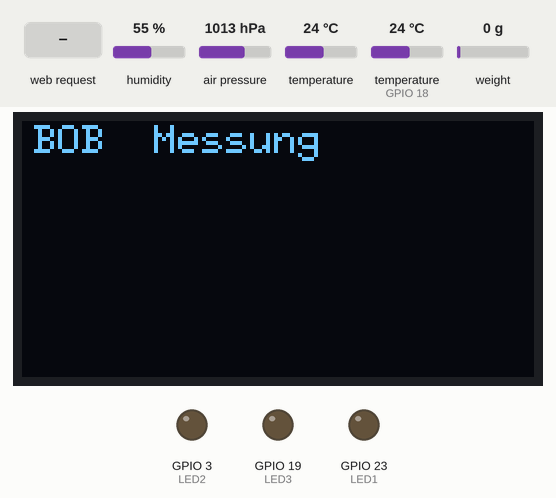
This sketch was run on a simulated ESP32. Shown: 128×64 one-colour display, output pins drawn as LEDs (lit = HIGH). The inputs (shaded band) are chosen by the test bench; at power-on: humidity 55 %, air pressure 1013 hPa, temperature 24 °C, temperature (sensor on GPIO 18) 24 °C, weight on the scale 0 g. WiFi joins after 1.5 s; servers stay silent unless stated; the local clock reads 2024-03-15 10:24:30 at power-on unless the sketch sets it; what the sketch prints to the serial monitor is not drawn.

Above: at 4.8 s.
4.9 s: HTTP request GET /H1 received
At 7.3 s:
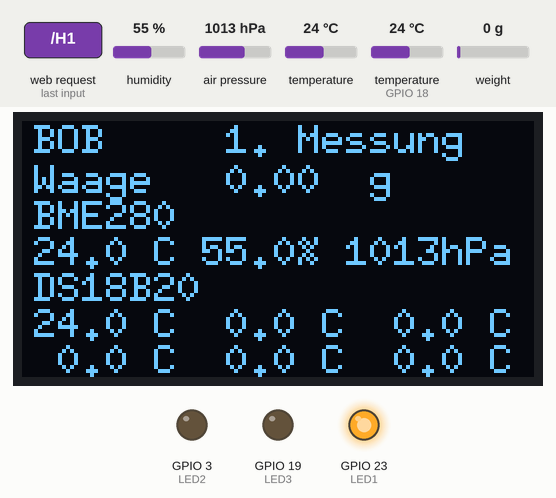
7.6 s: HTTP request GET /H2 received
At 10.0 s:
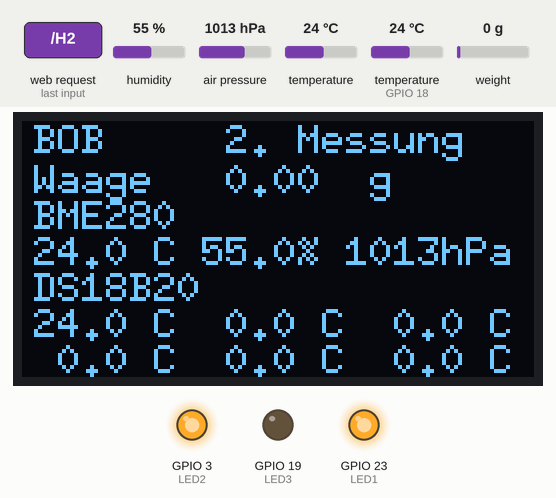
10.3 s: HTTP request GET /L1 received
At 12.7 s:
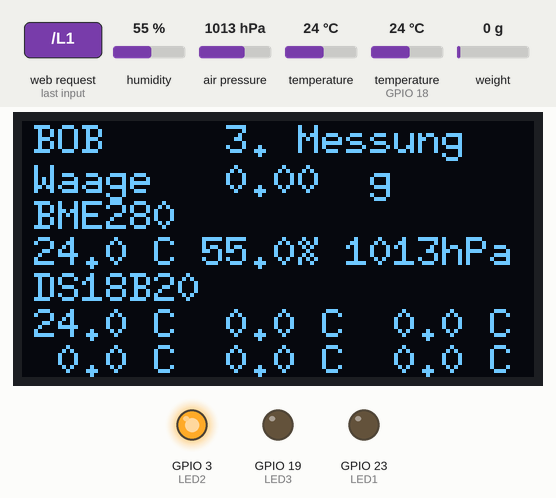
13.0 s: HTTP request GET /H3 received
At 14.6 s:
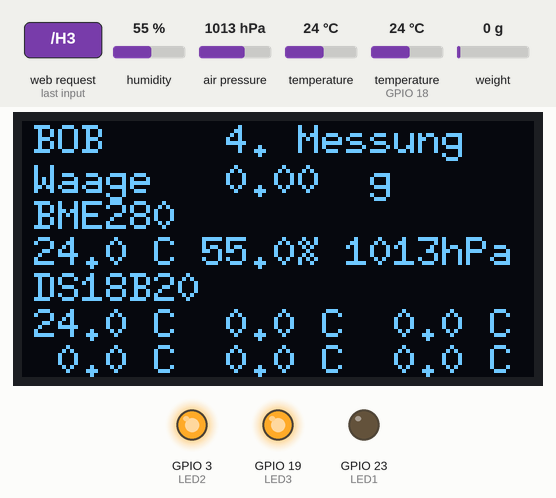
15.7 s: HTTP request GET /L2 received
At 17.5 s:
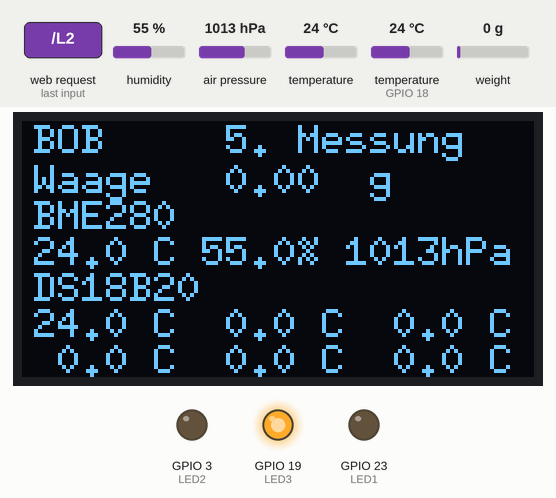
18.4 s: HTTP request GET /L3 received
At 20.2 s:
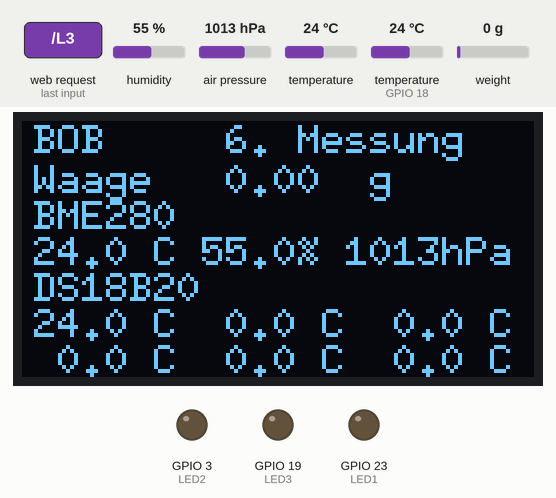
Timing chart, 0 to 21.7 s (numbered marks = the images above; inputs shaded):
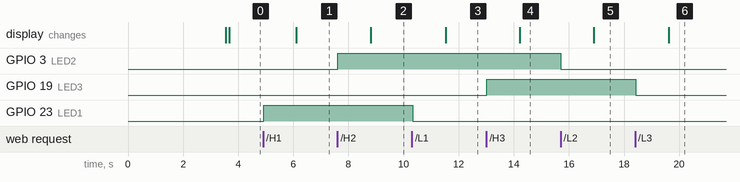

The sketch:

BOB-6-Web-OLED.ino
```cpp
/*   BOB-6-Web-OLED      Webserver in WLAN WlanTest

     Testprogramm für ESP32 Dev Module      Didi Lamken 30.01.2019

     Webserver, Messen BME280, DS18B20, HX711, Schalten von LEDs
*/
// 1. allgemeine Definitionen /////////////////////////////////////
const char* Programmname = "BOB-6-Web-OLED";
const char* ssid     = "WlanTest"; // SSID     des WLAN
const char* password = "WlanTest"; // Passwort des WLAN

// LEDs
#define  LED1 23                            // Pin der LED
#define  LED2  3                            // Pin der LED
#define  LED3 19                            // Pin der LED

// allgemeine Variable
int      Counter = 0;                       // Zähler Webseiten-Aufrufe

// I2C-OLED-Display 1,3"
#define OLEDpinSCL   22                     // SCL = SysClocK
#define OLEDpinSDA   21                     // SDA = SysDAta
#define OLEDpinRST   16                     // RST = ReSet
#include <U8g2lib.h>
U8G2_SSD1306_128X64_NONAME_F_HW_I2C u8g2(U8G2_R0, OLEDpinRST, OLEDpinSCL, OLEDpinSDA );

// ESP32-Webserver
#include <WiFi.h>
WiFiServer server(80);                      // Port 80

// NTP-Zeit
#include "time.h"
const char* ntpServer          = "pool.ntp.org";
const long  gmtOffset_sec      = 3600;
const int   daylightOffset_sec = 3600;
char        chDatum[25];
char        chZeit[9];

// BME280 Sensor für Luft-Temperatur, -Feuchte und -Druck
#include <Wire.h>
#include <Adafruit_BME280.h>
char     chBME280tmp[6];
char     chBME280hum[6];
char     chBME280dru[7];
Adafruit_BME280 bme;

// DS18B20 1-wire Sensor für Temperatur
#define DS18B20Pin 18                       // GPIO-Pin für OneWire DS18B20
int     DS18B20anz = 6;                     // Anzahl Sensoren
float   DS18B20temp[10];                    // Temperaturen
float   DS18B20korr[] = {0.0, 0.0,  0.0,  0.0,  0.0,  0.0, 0.0, 0.0, 0.0, 0.0 };
String  strDS18B20temp[10];
#include <OneWire.h>
#include <DallasTemperature.h>
OneWire oneWire(DS18B20Pin);
DallasTemperature DS18B20(&oneWire);
char     chTmp[6];
char     chTmp1[6], chTmp2[6], chTmp3[6];
char     chTmp4[6], chTmp5[6], chTmp6[6];

// Waage mit ADW HX711
#define  HX711PinDT    17                   // Pin für Data
#define  HX711PinSCK   16                   // Pin für System Clock
float    HX711skala    = 3480.0;            // Skalierung      100 g
char     chHX711kg[3]  = "g ";
// float HX711skala    = 11600.0;           // Skalierung H40A 200 kg
// char  chHX711kg[3]  = "kg";
char     chHX711gew[7] = "0.00";
float    unitsalt      =      0;
#include "HX711.h"
HX711 scale(HX711PinDT, HX711PinSCK);

// 2. Setup wird beim Start einmal durchlaufen /////////////////////////////////////
void setup()
{
  Serial.begin(115200);                     // serielle Schnittstelle
  Serial.println(Programmname);

  // LEDs
  pinMode(LED1, OUTPUT);                    // set the LED pin mode
  digitalWrite(LED1, LOW);                  // LED aus
  pinMode(LED2, OUTPUT);                    // set the LED pin mode
  digitalWrite(LED2, LOW);                  // LED aus
  pinMode(LED3, OUTPUT);                    // set the LED pin mode
  digitalWrite(LED3, LOW);                  // LED aus

  // Sensor BME280
  bool status;                              // Sensor BME280
  status = bme.begin(0x76);
  Serial.println("BME280 gestartet");

  // DS18B20
  DS18B20.begin();                          // DS18B20 initialisieren
  Serial.println("DS18B20 gestartet");

  // WLAN
  Serial.println();                         // Verbindung mit WLAN
  Serial.print("Verbinden mit ");
  Serial.print(ssid);
  WiFi.begin(ssid, password);               // Verbindung aufbauen
  while (WiFi.status() != WL_CONNECTED)
  {
    delay(100); Serial.print(".");          // warten
  }
  Serial.println("");
  Serial.print("Verbunden mit ");           // Verbindung aufgebaut
  Serial.println(ssid);
  Serial.print("IP Adresse: ");
  Serial.print(WiFi.localIP());
  Serial.print(" MAC Adresse: ");
  Serial.println(WiFi.macAddress());
  server.begin();
  Serial.println("Server gestartet");

  // init and get the time
  configTime(gmtOffset_sec, daylightOffset_sec, ntpServer);
  printLocalTime();

  // Waage mit ADW HX711
  scale.set_scale(HX711skala);              // Skalierung
  scale.tare();                             // bei leerer Waage
  scale.tare();                             // bei leerer Waage
  Serial.println("Waage gestartet");

  // I2C-OLED-Display 1,3"
  u8g2.begin();                             // Initialize the graphics library
  u8g2.setFont(u8g2_font_6x10_tf);
  delay(100);
  Serial.println("I2C-OLED-Display gestartet");

  int  zeile     = 0;
  char chBuffer[200];
  // Ausgabe auf I2C-OLED-Display 1,3"
  u8g2.clearBuffer();                       // Clear the display buffer
  zeile = 1;
  sprintf(chBuffer, "BOB  Messung" );
  u8g2.drawStr(3, (zeile) * 8, chBuffer);   // x, y, Text
  u8g2.sendBuffer();                        // Send the display buffer
}

// Ausgabe lokale Zeit    Funktion zum Auslesen  /////////////////////////////////////
void printLocalTime()
{
  struct tm timeinfo;
  if (!getLocalTime(&timeinfo)) {
    Serial.println("Failed to obtain time");
    return;
  }
  //Serial.println(&timeinfo, "%A, %B %d %Y %H:%M:%S");
  Serial.println(&timeinfo, "%a, %d.%b.%Y %H:%M:%S");
  //Serial.println(&timeinfo, " %d.%b.%Y %H:%M:%S");
}

// BME280  Funktion zum Auslesen  /////////////////////////////////////
void getBME280()                            // Auslesen des BME280
{
  float   h, t, p;
  char    chBuffer[80];
  t = bme.readTemperature();
  h = bme.readHumidity();
  p = bme.readPressure() / 100.0;
  /*  Serial.print("BME280:  Temp: ");      // Ausgabe unformatiert
    Serial.print(t);
    Serial.print("°C  Feuchte: ");
    Serial.print(h);
    Serial.print("%rel.  Druck: ");
    Serial.print(p);
    Serial.println("hPa");
  */
  dtostrf(t, 4, 1, chBME280tmp);
  dtostrf(h, 4, 1, chBME280hum);
  dtostrf(p, 4, 0, chBME280dru);            // Ausgabe formatiert
  sprintf(chBuffer, "BME280:  Temp: %s°C  Feuchte: %s%%rel.  Druck: %shPa", chBME280tmp, chBME280hum, chBME280dru );
  Serial.println(chBuffer);
  delay(100);
}

// DS18B20  Funktion zum Auslesen  /////////////////////////////////////
void getDS18B20()                           // Auslesen
{
  int   i      = 0;                         // Laufvariable
  String  strBuffer = "DS18B20: ";
  // char    chTmp[6];

  DS18B20.requestTemperatures();
  // Serial.print("DS18B20: ");
  for (i = 0; i < DS18B20anz; i++)
  {
    DS18B20temp[i] = DS18B20.getTempCByIndex(i);
    float fTmp = DS18B20temp[i] + DS18B20korr[i];
    if ( fTmp <  -100.0 ) { fTmp = 0.0; }
    //    Serial.print(fTmp);               // unformatierte Ausgabe
    //    Serial.print("°C ");
    dtostrf(fTmp, 4, 1, chTmp);
    strDS18B20temp[i] = chTmp;              // String-Array für WebServer
    strBuffer = strBuffer + chTmp + "°C ";  // String für Ausgabe
  }
  strDS18B20temp[0].toCharArray(chTmp1, 6);
  strDS18B20temp[1].toCharArray(chTmp2, 6);
  strDS18B20temp[2].toCharArray(chTmp3, 6);
  strDS18B20temp[3].toCharArray(chTmp4, 6);
  strDS18B20temp[4].toCharArray(chTmp5, 6);
  strDS18B20temp[5].toCharArray(chTmp6, 6);
  // Serial.println(" ");
  Serial.println(strBuffer);                // formatierte Ausgabe
}

// HX711 AnalogDigitalWandler für Wägezelle
void getHX711()
{
  char    chBuffer[80];
  scale.power_up();                         // ADC wake up
  delay(200);
  float units = scale.get_units();          // Mittelwert - Tara / Scale
  //  if ( units < 0.0 ) { units = 0.0; }
  dtostrf(units, 6, 2, chHX711gew);         // formatierte Ausgabe
  sprintf(chBuffer, "HX711:   %s %s", chHX711gew, chHX711kg);
  Serial.print(chBuffer);
  if ( units > unitsalt + 1 ) {
    Serial.print(" Sprung nach oben");
  }
  if ( units < unitsalt - 1 ) {
    Serial.print(" Sprung nach unten");
  }
  unitsalt = units;
  Serial.println();
  scale.power_down();                       // ADC in sleep mode
}

// 3. Dauerschleife  //////////////////////////////////////////////
void loop()
{
  int  zeile     = 0;
  char chBuffer[200];

  WiFiClient client = server.available();   // listen for incoming clients
  if (client) {                             // if you get a client,
    Counter += 1;
    Serial.print(Counter);
    Serial.println(". Client connected");

    // Ausgabe auf I2C-OLED-Display 1,3"
    u8g2.clearBuffer();                     // Clear the display buffer
    zeile = 1;
    sprintf(chBuffer, "BOB  %4d. Messung", Counter );
    u8g2.drawStr(3, (zeile) * 8, chBuffer); // x, y, Text

    String currentLine = "";                // make a String to hold incoming data from the client
    while (client.connected()) {            // loop while the client's connected
      if (client.available()) {             // if there's bytes to read from the client,
        char c = client.read();             // read a byte, then
        Serial.write(c);                    // print it out the serial monitor
        if (c == '\n') {                    // if the byte is a newline character
          // if the current line is blank, you got two newline characters in a row.
          // that's the end of the client HTTP request, so send a response:
          if (currentLine.length() == 0) {

            // HTTP headers always start with a response code (e.g. HTTP/1.1 200 OK)
            // and a content-type so the client knows what's coming, then a blank line:
            client.println("HTTP/1.1 200 OK");
            client.println("Content-type:text/html");
            client.println("Connection: close");
            client.println();

            // your actual web page that displays temperature
            client.println("<!DOCTYPE HTML>");
            client.println("<html>");
            client.println("<head><META HTTP-EQUIV=\"refresh\" CONTENT=\"8\"></head>");
            client.println("<body><h1>BOB - BeeObserverBremen </h1>");

            printLocalTime();                     // neue Zeit
            client.println("<h2>");
            struct tm timeinfo;
            if (!getLocalTime(&timeinfo)) {
              Serial.println("Failed to obtain time");
              return;
            }
            client.println(&timeinfo, "Datum: %d.%b.%Y %H:%M:%S");
            client.println("</h2>");

            client.println("<h2>");               // Messung
            client.println(Counter);
            client.println(". Messung </h2>");

            getBME280();                          // neue Wetterdaten
            client.println("<h3>BME280  Temp.= ");
            client.println(chBME280tmp);
            client.println("&deg;C  Feuchte= ");
            client.println(chBME280hum);
            client.println("%  Druck= ");
            client.println(chBME280dru);
            client.println("hPa</h3>");

            zeile = 3;
            sprintf(chBuffer, "BME280" );
            u8g2.drawStr(3, zeile * 9, chBuffer); // x, y, Text
            zeile = 4;
            sprintf(chBuffer, "%s C %s%% %shPa", chBME280tmp, chBME280hum, chBME280dru);
            u8g2.drawStr(3, zeile * 9, chBuffer); // x, y, Text

            getDS18B20();                         // neue Temperaturen
            client.println("<h3>DS18B20 Temp.= ");
            client.println(strDS18B20temp[0]);
            client.println("&deg;C  ");
            client.println(strDS18B20temp[1]);
            client.println("&deg;C  ");
            client.println(strDS18B20temp[2]);
            client.println("&deg;C  ");
            client.println(strDS18B20temp[3]);
            client.println("&deg;C  ");
            client.println(strDS18B20temp[4]);
            client.println("&deg;C  ");
            client.println("</h3>");

            zeile = 5;
            sprintf(chBuffer, "DS18B20" );
            u8g2.drawStr(3, zeile * 9, chBuffer); // x, y, Text
            zeile = 6;
            sprintf(chBuffer, "%s C %s C %s C", chTmp1, chTmp2, chTmp3 );
            u8g2.drawStr(3, zeile * 9, chBuffer); // x, y, Text
            zeile = 7;
            sprintf(chBuffer, "%s C %s C %s C", chTmp4, chTmp5, chTmp6 );
            u8g2.drawStr(3, zeile * 9, chBuffer); // x, y, Text

            getHX711();                           // neues Gewicht
            client.println("<h3>HX711   Gewicht= ");
            client.println(chHX711gew);
            client.println(" g</h3>");

            zeile = 2;
            sprintf(chBuffer, "Waage %s  %s", chHX711gew, chHX711kg );
            u8g2.drawStr(3, zeile * 9, chBuffer); // x, y, Text

            // LEDs Ein- und Aus-Schalten
            client.print("<h3> LEDs Ein- und Aus-Schalten <br> </h3> ");

            client.print("LED1 ein  <a href=\"/H1\">Hier Klicken</a> ");
            client.print("LED1 aus  <a href=\"/L1\">Hier Klicken</a> <br><br>");
            client.print("LED2 ein  <a href=\"/H2\">Hier Klicken</a> ");
            client.print("LED2 aus  <a href=\"/L2\">Hier Klicken</a> <br><br>");
            client.print("LED3 ein  <a href=\"/H3\">Hier Klicken</a> ");
            client.print("LED3 aus  <a href=\"/L3\">Hier Klicken</a> <br>");

            client.println("</body></html>");
            // The HTTP response ends with another blank line:
            client.println();
            // break out of the while loop:
            break;
          } else {    // if you got a newline, then clear currentLine:
            currentLine = "";
          }
        } else if (c != '\r') {  // if you got anything else but a carriage return character,
          currentLine += c;      // add it to the end of the currentLine
        }

        // Check to see if the client request was "GET /H" or "GET /L":
        if (currentLine.endsWith("GET /H1")) {
          digitalWrite(LED1, HIGH);
        }
        if (currentLine.endsWith("GET /L1")) {
          digitalWrite(LED1, LOW);
        }
        if (currentLine.endsWith("GET /H2")) {
          digitalWrite(LED2, HIGH);
        }
        if (currentLine.endsWith("GET /L2")) {
          digitalWrite(LED2, LOW);
        }
        if (currentLine.endsWith("GET /H3")) {
          digitalWrite(LED3, HIGH);
        }
        if (currentLine.endsWith("GET /L3")) {
          digitalWrite(LED3, LOW);
        }
      }
    }
    // close the connection:
    client.stop();
    Serial.println("Client Disconnected.");
  }

  u8g2.sendBuffer();                        // Send the display buffer
}
```

Measured:
- after the input at 4.9 s, GPIO 23 (LED1): LOW → HIGH at once; the display: changes after 1.2 s (image 1)
- after the input at 7.6 s, GPIO 3 (LED2): LOW → HIGH at once; the display: changes after 1.2 s (image 2)
- after the input at 10.3 s, GPIO 23 (LED1): HIGH → LOW at once; the display: changes after 1.2 s (image 3)
- after the input at 13.0 s, GPIO 19 (LED3): LOW → HIGH at once; the display: changes after 1.2 s (image 4)
- after the input at 15.7 s, GPIO 3 (LED2): HIGH → LOW at once; the display: changes after 1.2 s (image 5)
- after the input at 18.4 s, GPIO 19 (LED3): HIGH → LOW at once; the display: changes after 1.2 s (image 6)
